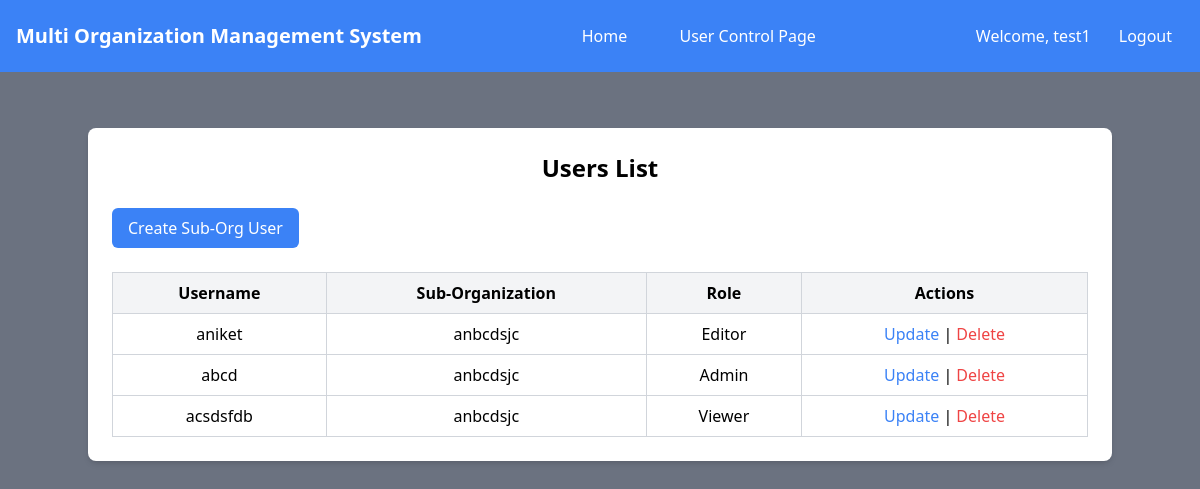
/users/ (signed in), run on the app's committed database.
### org/models.py (models this page shows, shortened)
class CustomUser(AbstractUser):
    organization = models.ForeignKey(
        Organization,
        on_delete=models.CASCADE,
        null=True,
        blank=True,
        related_name="members"  # Unique related name for organization members
    )
    role = models.ForeignKey(
        'Role',  # Reference to the Role model
        on_delete=models.SET_NULL,  # Keep the user if the role is deleted
        null=True,
        blank=True,
        related_name="users"  # Unique related name for users associated with a role
    )

class Organization(models.Model):
    name = models.CharField(max_length=255)
    address = models.TextField(blank=True, null=True)
    is_main = models.BooleanField(default=False)  # Identifies the main organization
    created_by = models.ForeignKey(
        'CustomUser',
        on_delete=models.CASCADE,
        related_name='organizations',
        null=True,
        blank=True,
        help_text="The superuser who created this organization"
    )
    parent = models.ForeignKey(
        'self',
        on_delete=models.CASCADE,
        null=True,
        blank=True,
        related_name='sub_organizations',
        help_text="The main organization this sub-organization belongs to"
    )

class Role(models.Model):
    ROLE_CHOICES = [
        ('Admin', 'Admin'),
        ('Editor', 'Editor'),
        ('Viewer', 'Viewer'),
    ]
    name = models.CharField(max_length=50, default='Viewer',  choices=ROLE_CHOICES, unique=True)

### org/views.py (the view)
# urls.py: path('users/', views.list_users, name='user_list'),
def list_users(request):
    if not request.user.is_superuser:
        raise Http404("You do not have permission to view this page.")
    sub_organizations = Organization.objects.filter(created_by=request.user, parent__isnull=False)
    users = get_user_model().objects.filter(organization__in=sub_organizations)
    return render(request, 'user_list.html', {'users': users})

### templates/user_list.html
{% extends 'base.html' %}
{% block content %}
<div class="bg-white p-6 shadow-md rounded-lg max-w-5xl mx-auto mt-8">
    <h1 class="text-2xl font-bold text-center mb-6">Users List</h1>
    <div class="flex justify-between items-center mb-6">
        <a href="{% url 'create_user' %}" class="bg-blue-500 text-white px-4 py-2 rounded-md hover:bg-blue-600">
            Create Sub-Org User
        </a>
    </div>
    <table class="table-auto w-full border-collapse border border-gray-200">
        <thead>
            <tr class="bg-gray-100">
                <th class="border border-gray-300 px-4 py-2">Username</th>
                <th class="border border-gray-300 px-4 py-2">Sub-Organization</th>
                <th class="border border-gray-300 px-4 py-2">Role</th>
                <th class="border border-gray-300 px-4 py-2">Actions</th>
            </tr>
        </thead>
        <tbody>
            {% for user in users %}
            <tr class="text-center">
                <td class="border border-gray-300 px-4 py-2">{{ user.username }}</td>
                <td class="border border-gray-300 px-4 py-2">{{ user.organization.name }}</td>
                <td class="border border-gray-300 px-4 py-2">{{ user.role.name }}</td>
                <td class="border border-gray-300 px-4 py-2">
                    <a href="{% url 'update_user' user.id %}" class="text-blue-500 hover:text-blue-700">Update</a>
                    |
                    <a href="{% url 'delete_user' user.id %}" class="text-red-500 hover:text-red-700">Delete</a>
                </td>
            </tr>
            {% empty %}
            <tr>
                <td colspan="4" class="text-center text-gray-500 py-4">No users found.</td>
            </tr>
            {% endfor %}
        </tbody>
    </table>
</div>
{% endblock %}

### templates/base.html (shortened to what this page needs)
<!DOCTYPE html>
<html lang="en">
<head>
    <script src="https://cdn.tailwindcss.com"></script>
</head>
<body class="bg-gray-500">
    <header class="bg-blue-500 text-white p-4">
        <div class="max-w-screen-xl mx-auto flex justify-between items-center">
            <div class="text-xl font-semibold text-white">
                <a href="{%  url 'user_list' %}">
                <span>Multi Organization Management System</span></a>
            </div>
            <div class="flex-1 text-center">
                <nav class="space-x-6">
                    <a href="/" class="hover:bg-blue-600 px-3 py-2 rounded-md">Home</a>
                    <a href="{% url 'user_list' %}" class="hover:bg-blue-600 px-3 py-2 rounded-md">User Control Page</a>
                </nav>
            </div>
            <div class="flex items-center space-x-4">
                {% if user.is_authenticated %}
                    <span class="text-white">Welcome, {{ user.username }}</span>
                    <a href="{% url 'logout' %}" class="text-white hover:bg-blue-600 px-3 py-2 rounded-md">Logout</a>
                {% else %}
                    <a href="admin/login/?next=/admin/" class="text-white hover:bg-blue-600 px-3 py-2 rounded-md">Login</a>
                {% endif %}
            </div>
        </div>
    </header>
    <main class="max-w-screen-xl mx-auto p-6">
        {% block content %}
        {% endblock %}
    </main>
</body>
</html>

### data on the page
CustomUser: username "test1"
CustomUser: username "aniket", organization.name "anbcdsjc", role.name "Editor"
CustomUser: username "abcd", organization.name "anbcdsjc", role.name "Admin"
CustomUser: username "acsdsfdb", organization.name "anbcdsjc", role.name "Viewer"
